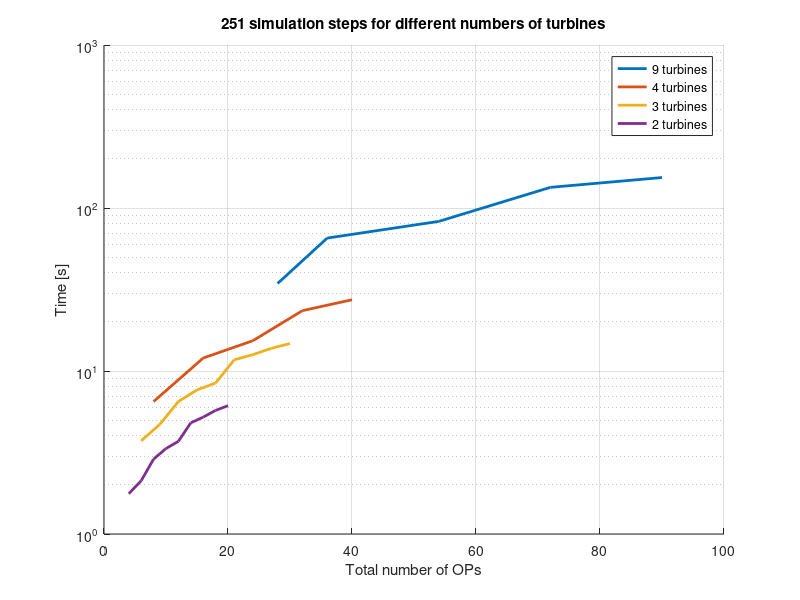

Source code (MATLAB): (Note: this script raises an error after producing the figure.)
t9 = [...
    90 10 153.7850;
    72 8 133.8658;
    54 6 82.7716;
    36 4 65.3863;
    28 2 34.4197];

t4 = [...
    40 10 27.3552;
    32 8 23.4535;
    24 6 15.3325;
    16 4 12.0081;
    8 2 6.4949];

t3 = [
    30 10 14.7421;
    27 9 13.7795;
    24 8 12.5982;
    21 7 11.7102;
    18 6 8.4376;
    15 5 7.6552;
    12 4 6.4963;
    9 3 4.7061;
    6 2 3.7291];

t2 = [
    20 10 6.1271;
    18 9 5.7326;
    16 8 5.2116;
    14 7 4.8093;
    12 6 3.7036;
    10 5 3.3446;
    8 4 2.8820;
    6 3 2.1228;
    4 2 1.7664];

%% Plot
f = figure;
hold on
semilogy(t9(:,1),t9(:,3),'LineWidth',2)
semilogy(t4(:,1),t4(:,3),'LineWidth',2)
semilogy(t3(:,1),t3(:,3),'LineWidth',2)
semilogy(t2(:,1),t2(:,3),'LineWidth',2)
hold off
grid on
xlabel('Total number of OPs')
ylabel('Time [s]')
title('251 simulation steps for different numbers of turbines')
legend('9 turbines','4 turbines','3 turbines','2 turbines')
f.Units               = 'centimeters';
f.Position(3)         = 16.1; % line width
set(f.Children, ...
    'FontName',     'Frontpage', ...
    'FontSize',     10);
set(gca,'LooseInset', max(get(gca,'TightInset'), 0.04))
f.PaperPositionMode   = 'auto';
%% 
f = figure;
hold on
semilogy(t9(:,2),t9(:,3),'LineWidth',2)
semilogy(t4(:,2),t4(:,3),'LineWidth',2)
semilogy(t3(:,2),t3(:,3),'LineWidth',2)
semilogy(t2(:,2),t2(:,3),'LineWidth',2)
hold off
grid on
xlabel('Number of OPs per turbine')
ylabel('Time [s]')
title('251 simulation steps for different numbers of turbines')
legend('9 turbines','4 turbines','3 turbines','2 turbines')

f.Units               = 'centimeters';
f.Position(3)         = 16.1; % line width
set(f.Children, ...
    'FontName',     'Frontpage', ...
    'FontSize',     10);
set(gca,'LooseInset', max(get(gca,'TightInset'), 0.04))
f.PaperPositionMode   = 'auto';

%% Plot
f = figure;
semilogy(t9(:,1),t9(:,3),t4(:,1),t4(:,3),t3(:,1),t3(:,3),t2(:,1),t2(:,3))
grid on
xlabel('Total number of OPs')
ylabel('Time [s]')
title('251 simulation steps for different numbers of turbines')
legend('9 turbines','4 turbines','3 turbines','2 turbines')

f.Units               = 'centimeters';
f.Position(3)         = 16.1; % line width
set(f.Children, ...
    'FontName',     'Frontpage', ...
    'FontSize',     10);
set(gca,'LooseInset', max(get(gca,'TightInset'), 0.04))
f.PaperPositionMode   = 'auto';
%% Plot
f = figure;
semilogy(t9(:,2),t9(:,3)/251,t4(:,2),t4(:,3)/251,t3(:,2),t3(:,3)/251,t2(:,2),t2(:,3)/251)
grid on
xlabel('Number of OPs per turbine')
ylabel('Time step duration [s]')
title('251 simulation steps for different numbers of turbines')
legend('9 turbines','4 turbines','3 turbines','2 turbines')

f.Units               = 'centimeters';
f.Position(3)         = 16.1; % line width
set(f.Children, ...
    'FontName',     'Frontpage', ...
    'FontSize',     10);
set(gca,'LooseInset', max(get(gca,'TightInset'), 0.04))
f.PaperPositionMode   = 'auto';